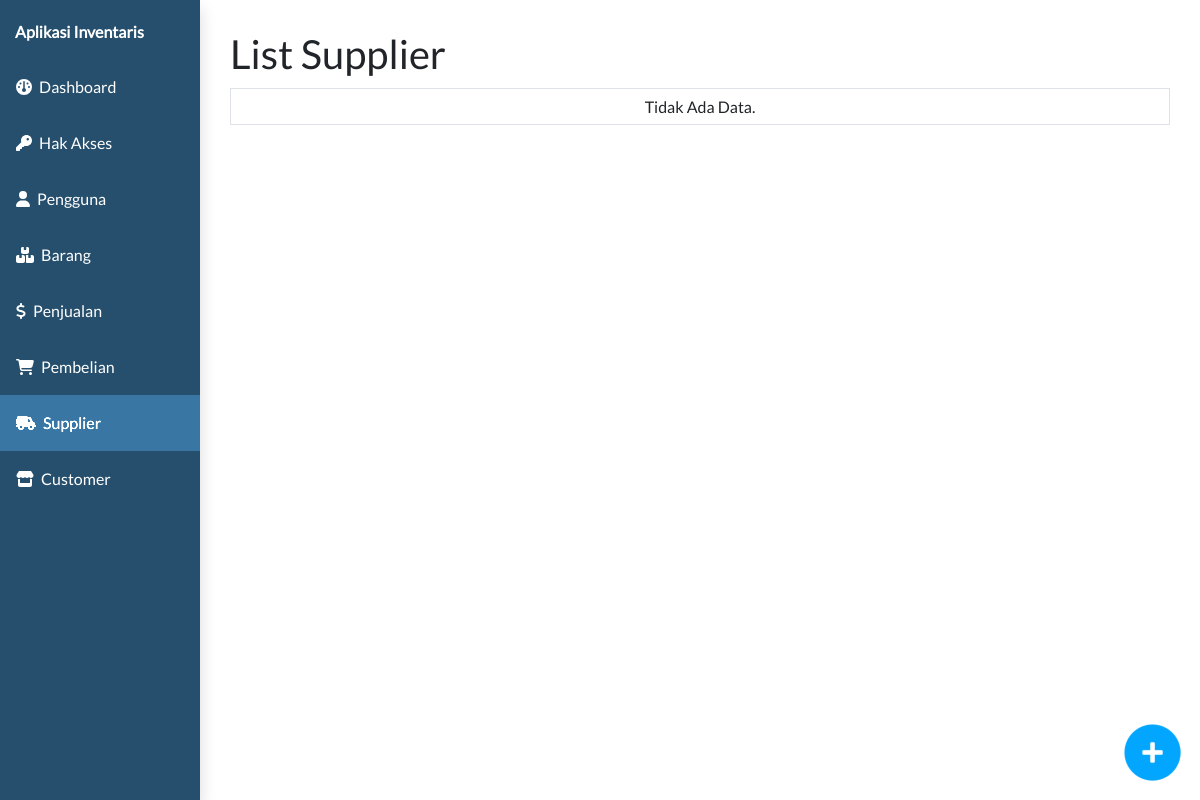
The page /admin.php?page=supplier&subpage=supplier-list on the database as committed earlier.
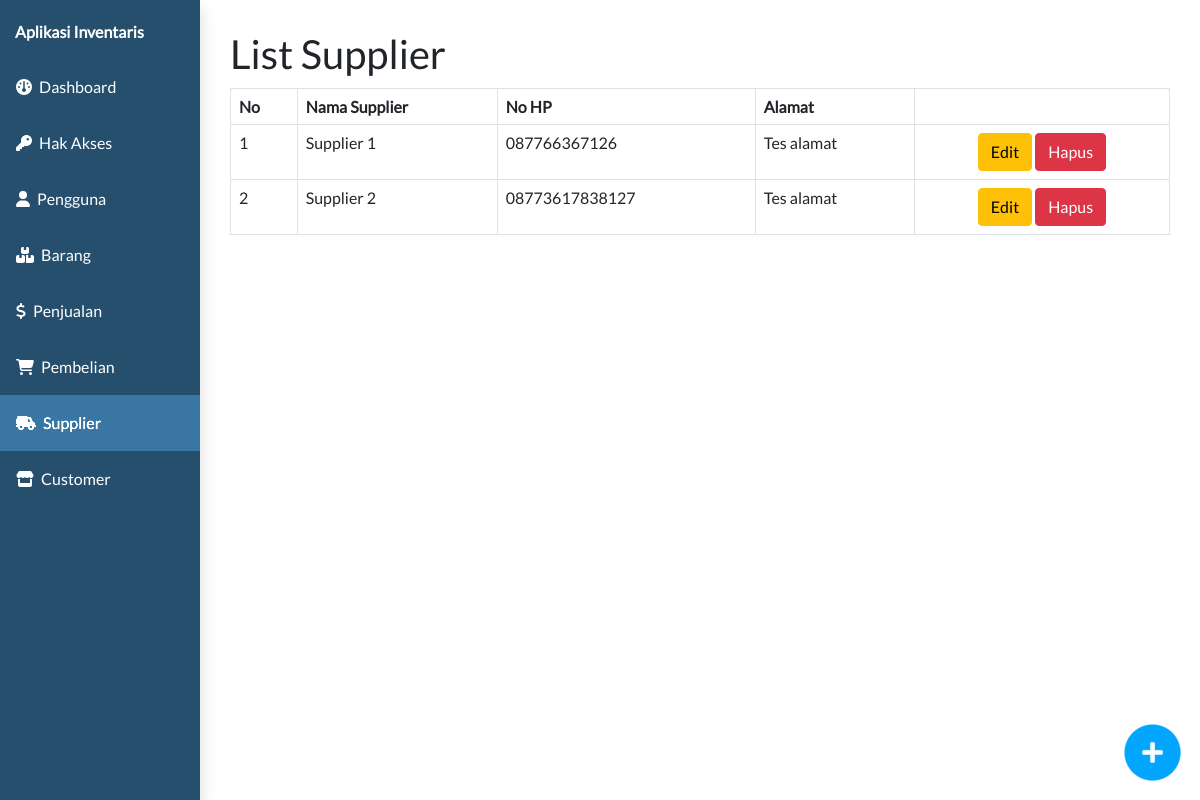
The same page on the database as committed later.
### tables this page shows
CREATE TABLE `supplier`  (
  `id_supplier` int NOT NULL AUTO_INCREMENT,
  `nama_supplier` varchar(255) NULL DEFAULT NULL,
  `no_hp_supplier` varchar(30) NULL DEFAULT NULL,
  `alamat_supplier` text NULL,
  PRIMARY KEY (`id_supplier`) USING BTREE
);

### controller/supplier_controller.php (called while the page is built, shortened)
<?php
require_once "controller/base_controller.php";
class SupplierController {
    function callmodel(){
        $baseController = new BaseController();
    }
    function supplier_list(){
        $model = new model;
        $supplier_list = $model->select("supplier");
        return $supplier_list;
    }
}
?>

### model/model.php (called while the page is built, shortened)
<?php
class model {
    function select($table){
        require "koneksi.php";
        $data = mysqli_query($connect, "SELECT * FROM $table");
        $dataarray = array();
            while($row = mysqli_fetch_assoc($data)){
                $dataarray[] = $row;
            }
        return $dataarray;
    }
}
?>

### view/supplier/supplier-list.php (the view, shortened to what this page needs)
<?php
require_once "controller/supplier_controller.php";
$supplierController = new SupplierController();
$supplierController->callasset();
$supplier_list = $supplierController->supplier_list();
?>
<html>
<head>
</head>
<div class="clm-12 np">
  <div class="container-full" id="daftarproduk">
    <h1>List Supplier</h1>
    <table class="table table-bordered" style="margin-top:10px">
      <?php if ($supplier_list != null) : ?>
        <thead>
          <th>No</th>
          <th>Nama Supplier</th>
          <th>No HP</th>
          <th>Alamat</th>
          <th></th>
        </thead>
        <?php $no = 1;
        foreach ($supplier_list as  $supplier) : ?>
          <tr>
            <td><?php echo $no;
                $no++ ?></td>
            <td style="width:200px"><?php echo $supplier['nama_supplier'] ?></td>
            <td><?php echo $supplier['no_hp_supplier'] ?></td>
            <td><?php echo $supplier['alamat_supplier'] ?></td>
            <td class="text-center">
              <a href="submit.php?supplier-edit=<?php echo $supplier['id_supplier'] ?>"><button class="btn btn-warning">Edit</button></a>
              <a href="submit.php?supplier-delete=<?php echo $supplier['id_supplier'] ?>"><button class="btn btn-danger">Hapus</button></a>
            </td>
          </tr>
        <?php endforeach ?>
      <?php else : ?>
        <tr>
          <td colspan="7" style="text-align:center">Tidak Ada Data.</td>
        </tr>
      <?php endif ?>
    </table>
  </div>
</div>
<div class="fly-right">
  <a href="?page=supplier&&subpage=supplier-detail">
    <img src="assets/img/add_blue.png" class="flyitem" style="width:65px; height:65px;">
  </a>
</div>
</html>

### controller/base_controller.php (shortened to what this page needs)
<?php
class BaseController {
    function callasset(){
        echo "<link rel='stylesheet' href='assets/css/style.css'>";
    }
    function callmodel(){
        return require_once ("model/model.php");
    }
}
?>

### admin.php (shortened to what this page needs)
<?php
require_once "controller/base_controller.php";
$baseController = new BaseController();
$baseController->callasset();
?>
<html>
<head>
    <link href="https://cdn.jsdelivr.net/npm/bootstrap@5.0.2/dist/css/bootstrap.min.css" rel="stylesheet">
    <link rel="stylesheet" href="https://cdnjs.cloudflare.com/ajax/libs/font-awesome/6.2.1/css/all.min.css" />
</head>
<body>
    <div class="clm-12 np">
        <?php include "view/adder/sidebar-admin.php" ?>
        <div class="clm-10 np">
            <div class="container-full">
                <?php
                if (isset($_GET['page'])) {
                    $page = $_GET['page'];
                    $subpage = $_GET['subpage'];
                    $file = "view/$page/$subpage.php";
                    if (!file_exists($file)) {
                        include("view/$page/$subpage.php");
                    } else {
                        include($file);
                    }
                } else {
                    include("view/home/dashboard.php");
                }
                ?>
            </div>
        </div>
    </div>
</body>
</html>

### view/adder/sidebar-admin.php (shortened to what this page needs)
<div class="clm-2 np" style="height: 100%;">
    <div class="sidebar sidebar-fixed clm-2 np-x shadow" style="height: 100%; color:white; background-color:#264f6d">
        <div class="clm-12 np" style="height: 100%;">
            <p class="m-0" style="padding:15; padding-top:10px; width:100%; font-weight:bold;">Aplikasi Inventaris</p>
            <nav class="nav sidebar-nav nav-black" style="display:block">
                <ul class="np">
                    <?php
                        echo "<li class='" . (isset($_GET['page']) && $_GET['page'] == 'home' ? 'active' : '') ."'><a href='?page=home&&subpage=dashboard'><i class='fa-solid fa-gauge me-1'></i> Dashboard</a></li>";
                        echo "<li class='" . (isset($_GET['page']) && $_GET['page'] == 'hak-akses'? 'active' : '') ."'><a href='?page=hak-akses&subpage=hak-akses-list'><i class='fa-solid fa-key me-1'></i> Hak Akses</a></li>";
                        echo "<li class='" . (isset($_GET['page']) && $_GET['page'] == 'pengguna'? 'active' : '') ."'><a href='?page=pengguna&subpage=pengguna-list'><i class='fa-solid fa-user me-1'></i> Pengguna</a></li>";
                        echo "<li class='" . (isset($_GET['page']) && $_GET['page'] == 'barang' ? 'active' : '') ."'><a href='?page=barang&subpage=barang-list'><i class='fa-solid fa-boxes-stacked me-1'></i>  Barang</a></li>";
                        echo "<li class='" . (isset($_GET['page']) && $_GET['page'] == 'penjualan' ? 'active' : '') ."'><a href='?page=penjualan&subpage=penjualan-list'><i class='fa-solid fa-dollar-sign me-1'></i> Penjualan</a></li>";
                        echo "<li class='" . (isset($_GET['page']) && $_GET['page'] == 'pembelian' ? 'active' : '') ."'><a href='?page=pembelian&subpage=pembelian-list'><i class='fa-solid fa-cart-shopping me-1'></i> Pembelian</a></li>";
                        echo "<li class='" . (isset($_GET['page']) && $_GET['page'] == 'supplier' ? 'active' : '') ."'><a href='?page=supplier&subpage=supplier-list'><i class='fa-solid fa-truck-field me-1'></i> Supplier</a></li>";
                        echo "<li class='" . (isset($_GET['page']) && $_GET['page'] == 'customer' ? 'active' : '') ."'><a href='?page=customer&subpage=customer-list'><i class='fa-solid fa-store me-1'></i> Customer</a></li>";
                    ?>
                </ul>
            </nav>
        </div>
    </div>
</div>

### assets/css/style.css (style rules this page uses)
* { font-family: 'lato'; margin: 0px; }
.clm-1, .clm-2, .clm-3, .clm-4, .clm-5, .clm-6, .clm-7, .clm-8, .clm-9, .clm-10, .clm-11, .clm-12 { float:left; padding:10px; box-sizing: border-box; }
.clm-2 { width:16.6666667%; }
.clm-10 { width:83.33333333%; }
.clm-12 { width:100%; }
.container-full { width: 100%; padding:15px;; margin-left: auto; margin-right: auto; box-sizing: border-box; float:left; }
.nav ul li { list-style: none; display: block; padding:15px; background: #264f6d; }
.sidebar-nav ul li { padding: 0px !important; }
.sidebar-nav ul li a { padding:16px; display: inherit; }
.sidebar-nav ul li.active { filter: brightness(1.5); }
.nav-black ul li { list-style: none; display: block; padding:15px; }
.nav ul a { text-decoration: none; color:inherit; }
.sidebar { width:100%; height: 100%; padding: 15px; box-sizing: border-box; float: left; }
.sidebar-fixed { position:fixed; width:inherit; }
.shadow { box-shadow: 0px 0px 3px 0px #adadad; }
.np { padding:0px; }
.np-x { padding: 10px 0px; }
.fly-right { position: fixed; bottom:0px; right: 0px; float: left; padding: 15px; }

Rows that differ between the two databases and show on the page:
added supplier: nama_supplier "Supplier 1", no_hp_supplier "087766367126", alamat_supplier "Tes alamat"
added supplier: nama_supplier "Supplier 2", no_hp_supplier "08773617838127", alamat_supplier "Tes alamat"
Other text that changed with them:
text no longer shown: "Tidak Ada Data."
text now shown: "No Nama Supplier No HP Alamat"
